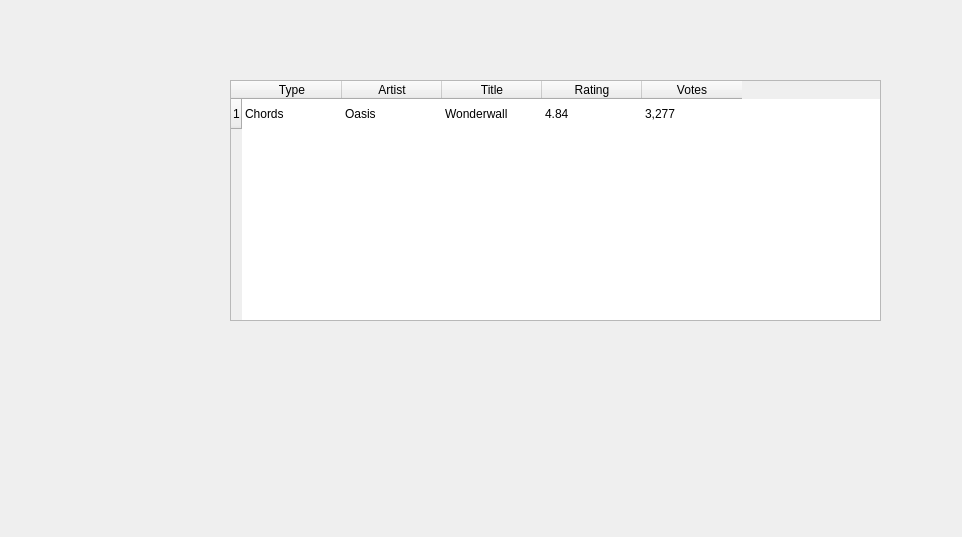
<?xml version="1.0" encoding="UTF-8"?>
<ui version="4.0">
 <class>Form</class>
 <widget class="QWidget" name="Form">
  <property name="geometry">
   <rect>
    <x>0</x>
    <y>0</y>
    <width>962</width>
    <height>537</height>
   </rect>
  </property>
  <property name="windowTitle">
   <string>Form</string>
  </property>
  <widget class="QTableWidget" name="tableWidget">
   <property name="geometry">
    <rect>
     <x>230</x>
     <y>80</y>
     <width>651</width>
     <height>241</height>
    </rect>
   </property>
   <property name="alternatingRowColors">
    <bool>true</bool>
   </property>
   <property name="selectionMode">
    <enum>QAbstractItemView::SingleSelection</enum>
   </property>
   <property name="selectionBehavior">
    <enum>QAbstractItemView::SelectRows</enum>
   </property>
   <property name="verticalScrollMode">
    <enum>QAbstractItemView::ScrollPerPixel</enum>
   </property>
   <property name="horizontalScrollMode">
    <enum>QAbstractItemView::ScrollPerPixel</enum>
   </property>
   <property name="showGrid">
    <bool>false</bool>
   </property>
   <property name="sortingEnabled">
    <bool>true</bool>
   </property>
   <attribute name="horizontalHeaderDefaultSectionSize">
    <number>100</number>
   </attribute>
   <attribute name="horizontalHeaderMinimumSectionSize">
    <number>99</number>
   </attribute>
   <row>
    <property name="text">
     <string>1</string>
    </property>
   </row>
   <column>
    <property name="text">
     <string>Type</string>
    </property>
   </column>
   <column>
    <property name="text">
     <string>Artist</string>
    </property>
   </column>
   <column>
    <property name="text">
     <string>Title</string>
    </property>
   </column>
   <column>
    <property name="text">
     <string>Rating</string>
    </property>
   </column>
   <column>
    <property name="text">
     <string>Votes</string>
    </property>
   </column>
   <item row="0" column="0">
    <property name="text">
     <string>Chords</string>
    </property>
   </item>
   <item row="0" column="1">
    <property name="text">
     <string>Oasis</string>
    </property>
   </item>
   <item row="0" column="2">
    <property name="text">
     <string>Wonderwall</string>
    </property>
   </item>
   <item row="0" column="3">
    <property name="text">
     <string>4.84</string>
    </property>
   </item>
   <item row="0" column="4">
    <property name="text">
     <string>3,277</string>
    </property>
   </item>
  </widget>
 </widget>
 <resources/>
 <connections/>
</ui>
